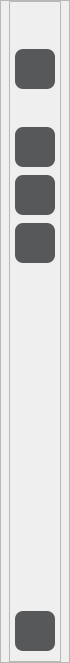
        <widget class="QFrame" name="lateral_menu">
         <property name="minimumSize">
          <size>
           <width>70</width>
           <height>0</height>
          </size>
         </property>
         <property name="maximumSize">
          <size>
           <width>70</width>
           <height>16777215</height>
          </size>
         </property>
         <property name="layoutDirection">
          <enum>Qt::LeftToRight</enum>
         </property>
         <property name="styleSheet">
          <string notr="true">QToolButton{
	border-radius: 8px;
	border: none;
	padding: 1px;
	background-color: rgb(86, 88, 89);
}

QToolButton:hover{
	background-color: rgb(52, 129, 200);
}
QToolButton:selected, QToolButton:pressed{
	background-color: rgb(42, 42, 43);
}
#base{
padding: 4px;
}
#lateral_menu{
	background-color: rgb(60, 63, 65);
}</string>
         </property>
         <property name="frameShape">
          <enum>QFrame::StyledPanel</enum>
         </property>
         <property name="frameShadow">
          <enum>QFrame::Raised</enum>
         </property>
         <layout class="QHBoxLayout" name="horizontalLayout_19">
          <property name="spacing">
           <number>0</number>
          </property>
          <property name="leftMargin">
           <number>0</number>
          </property>
          <property name="topMargin">
           <number>0</number>
          </property>
          <property name="rightMargin">
           <number>0</number>
          </property>
          <property name="bottomMargin">
           <number>0</number>
          </property>
          <item>
           <spacer name="horizontalSpacer_8">
            <property name="orientation">
             <enum>Qt::Horizontal</enum>
            </property>
            <property name="sizeHint" stdset="0">
             <size>
              <width>4</width>
              <height>20</height>
             </size>
            </property>
           </spacer>
          </item>
          <item>
           <widget class="QFrame" name="center_container">
            <property name="layoutDirection">
             <enum>Qt::LeftToRight</enum>
            </property>
            <property name="frameShape">
             <enum>QFrame::StyledPanel</enum>
            </property>
            <property name="frameShadow">
             <enum>QFrame::Raised</enum>
            </property>
            <layout class="QVBoxLayout" name="verticalLayout_3">
             <property name="spacing">
              <number>8</number>
             </property>
             <property name="sizeConstraint">
              <enum>QLayout::SetDefaultConstraint</enum>
             </property>
             <property name="leftMargin">
              <number>5</number>
             </property>
             <property name="topMargin">
              <number>5</number>
             </property>
             <property name="rightMargin">
              <number>5</number>
             </property>
             <property name="bottomMargin">
              <number>10</number>
             </property>
             <item>
              <spacer name="verticalSpacer_7">
               <property name="orientation">
                <enum>Qt::Vertical</enum>
               </property>
               <property name="sizeType">
                <enum>QSizePolicy::Fixed</enum>
               </property>
               <property name="sizeHint" stdset="0">
                <size>
                 <width>20</width>
                 <height>10</height>
                </size>
               </property>
              </spacer>
             </item>
             <item>
              <widget class="QLabel" name="icon_app">
               <property name="maximumSize">
                <size>
                 <width>45</width>
                 <height>45</height>
                </size>
               </property>
               <property name="text">
                <string/>
               </property>
               <property name="pixmap">
                <pixmap>../img/logo_4.png</pixmap>
               </property>
               <property name="scaledContents">
                <bool>true</bool>
               </property>
              </widget>
             </item>
             <item>
              <spacer name="verticalSpacer">
               <property name="orientation">
                <enum>Qt::Vertical</enum>
               </property>
               <property name="sizeType">
                <enum>QSizePolicy::Fixed</enum>
               </property>
               <property name="sizeHint" stdset="0">
                <size>
                 <width>20</width>
                 <height>10</height>
                </size>
               </property>
              </spacer>
             </item>
             <item>
              <widget class="QToolButton" name="home">
               <property name="minimumSize">
                <size>
                 <width>40</width>
                 <height>40</height>
                </size>
               </property>
               <property name="maximumSize">
                <size>
                 <width>40</width>
                 <height>40</height>
                </size>
               </property>
               <property name="toolTip">
                <string>Inicio</string>
               </property>
               <property name="styleSheet">
                <string notr="true"/>
               </property>
               <property name="text">
                <string/>
               </property>
               <property name="icon">
                <iconset>
                 <normaloff>../img/home (1).png</normaloff>../img/home (1).png</iconset>
               </property>
               <property name="iconSize">
                <size>
                 <width>25</width>
                 <height>25</height>
                </size>
               </property>
              </widget>
             </item>
             <item>
              <spacer name="verticalSpacer_2">
               <property name="orientation">
                <enum>Qt::Vertical</enum>
               </property>
               <property name="sizeType">
                <enum>QSizePolicy::Maximum</enum>
               </property>
               <property name="sizeHint" stdset="0">
                <size>
                 <width>20</width>
                 <height>30</height>
                </size>
               </property>
              </spacer>
             </item>
             <item>
              <widget class="QToolButton" name="grafica">
               <property name="minimumSize">
                <size>
                 <width>40</width>
                 <height>40</height>
                </size>
               </property>
               <property name="maximumSize">
                <size>
                 <width>40</width>
                 <height>40</height>
                </size>
               </property>
               <property name="toolTip">
                <string>Generar curva de capacidad</string>
               </property>
               <property name="text">
                <string/>
               </property>
               <property name="icon">
                <iconset>
                 <normaloff>../img/curva_capacidad.png</normaloff>../img/curva_capacidad.png</iconset>
               </property>
               <property name="iconSize">
                <size>
                 <width>25</width>
                 <height>25</height>
                </size>
               </property>
              </widget>
             </item>
             <item>
              <widget class="QToolButton" name="especificar">
               <property name="minimumSize">
                <size>
                 <width>40</width>
                 <height>40</height>
                </size>
               </property>
               <property name="maximumSize">
                <size>
                 <width>40</width>
                 <height>40</height>
                </size>
               </property>
               <property name="toolTip">
                <string>Especificar</string>
               </property>
               <property name="text">
                <string/>
               </property>
               <property name="icon">
                <iconset>
                 <normaloff>../img/gen_icon.png</normaloff>../img/gen_icon.png</iconset>
               </property>
               <property name="iconSize">
                <size>
                 <width>25</width>
                 <height>25</height>
                </size>
               </property>
              </widget>
             </item>
             <item>
              <widget class="QToolButton" name="base">
               <property name="minimumSize">
                <size>
                 <width>40</width>
                 <height>40</height>
                </size>
               </property>
               <property name="maximumSize">
                <size>
                 <width>40</width>
                 <height>40</height>
                </size>
               </property>
               <property name="toolTip">
                <string>Actualizar BBDD</string>
               </property>
               <property name="text">
                <string/>
               </property>
               <property name="icon">
                <iconset>
                 <normaloff>../img/data_base_icon.png</normaloff>../img/data_base_icon.png</iconset>
               </property>
               <property name="iconSize">
                <size>
                 <width>25</width>
                 <height>25</height>
                </size>
               </property>
              </widget>
             </item>
             <item>
              <spacer name="verticalSpacer_3">
               <property name="orientation">
                <enum>Qt::Vertical</enum>
               </property>
               <property name="sizeHint" stdset="0">
                <size>
                 <width>20</width>
                 <height>340</height>
                </size>
               </property>
              </spacer>
             </item>
             <item>
              <widget class="QToolButton" name="toolButton">
               <property name="minimumSize">
                <size>
                 <width>40</width>
                 <height>40</height>
                </size>
               </property>
               <property name="maximumSize">
                <size>
                 <width>40</width>
                 <height>40</height>
                </size>
               </property>
               <property name="text">
                <string/>
               </property>
               <property name="icon">
                <iconset>
                 <normaloff>../img/ayuda.png</normaloff>../img/ayuda.png</iconset>
               </property>
               <property name="iconSize">
                <size>
                 <width>25</width>
                 <height>25</height>
                </size>
               </property>
              </widget>
             </item>
            </layout>
           </widget>
          </item>
          <item>
           <spacer name="horizontalSpacer_13">
            <property name="orientation">
             <enum>Qt::Horizontal</enum>
            </property>
            <property name="sizeHint" stdset="0">
             <size>
              <width>8</width>
              <height>20</height>
             </size>
            </property>
           </spacer>
          </item>
         </layout>
        </widget>
